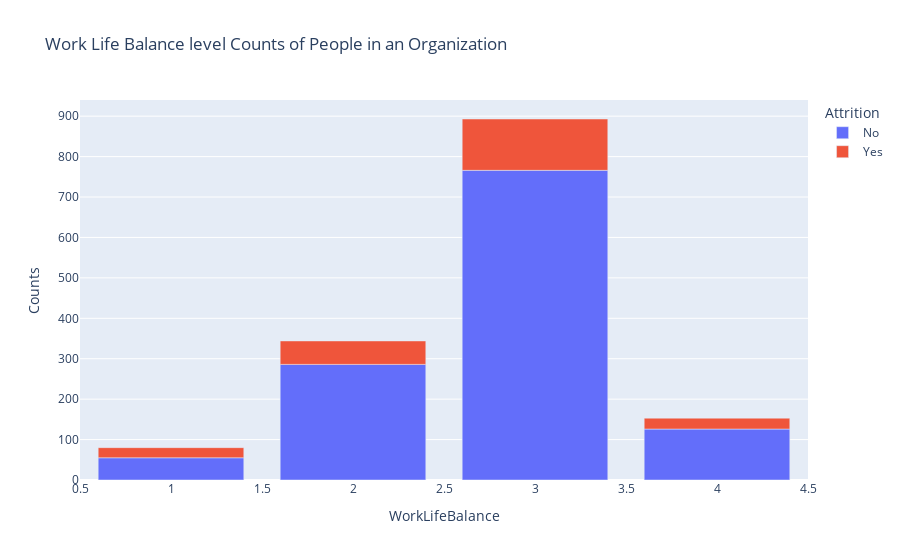

Notebook code for this chart:
### Markdown cell above
# How does Work Life Balance impact the overall attrition rates?

### Code cell
wlb_att=df.groupby(['WorkLifeBalance','Attrition']).apply(lambda x:x['DailyRate'].count()).reset_index(name='Counts')
px.bar(wlb_att,x='WorkLifeBalance',y='Counts',color='Attrition',title='Work Life Balance level Counts of People in an Organization')

### Figure 1 — Plotly figure (JSON) as saved in the notebook; plotly's stock layout.template omitted (floating-point values rounded to 4 significant figures)
{"data": [{"alignmentgroup": "True", "hovertemplate": "Attrition=No<br>WorkLifeBalance=%{x}<br>Counts=%{y}<extra></extra>", "legendgroup": "No", "marker": {"color": "#636efa", "pattern": {"shape": ""}}, "name": "No", "offsetgroup": "No", "orientation": "v", "showlegend": true, "textposition": "auto", "type": "bar", "x": [1, 2, 3, 4], "xaxis": "x", "y": [55, 286, 766, 126], "yaxis": "y"}, {"alignmentgroup": "True", "hovertemplate": "Attrition=Yes<br>WorkLifeBalance=%{x}<br>Counts=%{y}<extra></extra>", "legendgroup": "Yes", "marker": {"color": "#EF553B", "pattern": {"shape": ""}}, "name": "Yes", "offsetgroup": "Yes", "orientation": "v", "showlegend": true, "textposition": "auto", "type": "bar", "x": [1, 2, 3, 4], "xaxis": "x", "y": [25, 58, 127, 27], "yaxis": "y"}], "layout": {"autosize": true, "barmode": "relative", "legend": {"title": {"text": "Attrition"}, "tracegroupgap": 0}, "title": {"text": "Work Life Balance level Counts of People in an Organization"}, "xaxis": {"anchor": "y", "autorange": true, "domain": [0, 1], "range": [0.5, 4.5], "title": {"text": "WorkLifeBalance"}, "type": "linear"}, "yaxis": {"anchor": "x", "autorange": true, "domain": [0, 1], "range": [0, 940], "title": {"text": "Counts"}, "type": "linear"}}}
